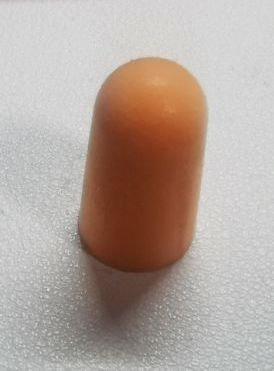
#> input picture 1.jpg, 274 x 371 px
$ python canny.py
#> lines starting #> are read from the running program, lines starting #| are printed output that depends on the picture; after the words box and inside, x2 and y2 are one past the last pixel; in counts of white or black regions, pixels touching at a corner belong together
import cv2
from matplotlib import pyplot as plt

img = cv2.imread('1.jpg', 1)
#> img is the input picture: shape (371, 274, 3); mean B, G, R 156.6, 164.6, 179
# cv2.imshow('img', img)

GBlur = cv2.GaussianBlur(img, (5, 5), 0)
# cv2.imshow('1', GBlur)

ret, thresh_img = cv2.threshold(GBlur, 80, 255, cv2.THRESH_BINARY)
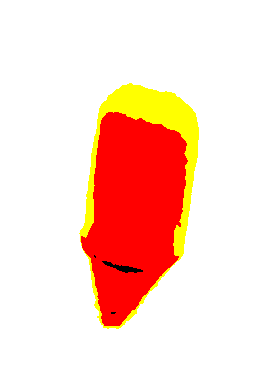
#> thresh_img: shape (371, 274, 3); mean B, G, R 202.5, 215.8, 254.5
# cv2.imshow("2", thresh_img)

canny = cv2.Canny(GBlur, 50, 150)
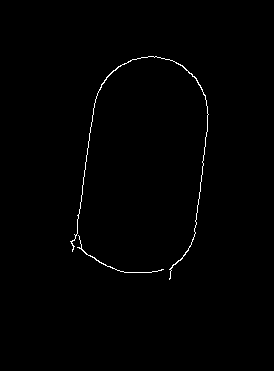
#> canny: shape (371, 274); 0.65% white in thin lines or dots, all inside (x1, y1, x2, y2) = (70, 56, 209, 280)
cv2.imshow('canny', canny)

plt.imshow(canny, cmap='gray', interpolation='bicubic')
plt.xticks([]), plt.yticks([])
plt.show()

# [8 lines of commented-out code are left out]
cv2.waitKey(0)
